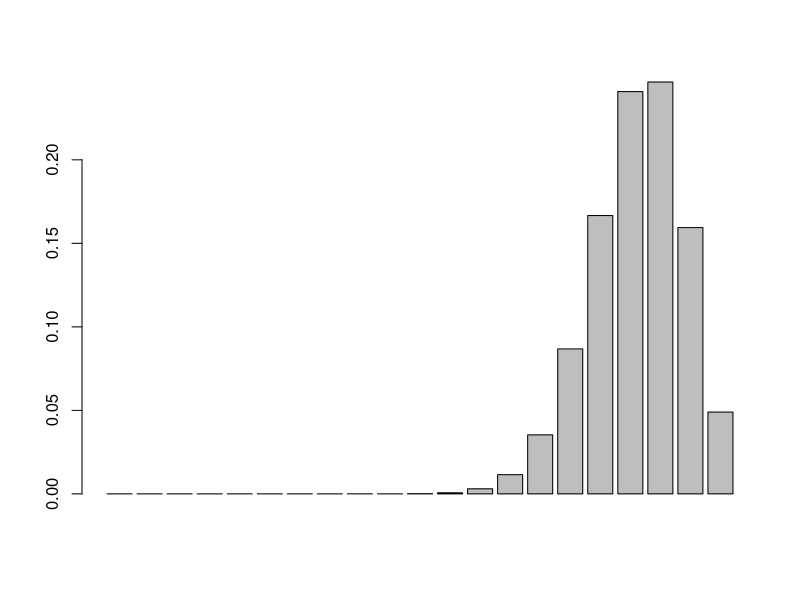
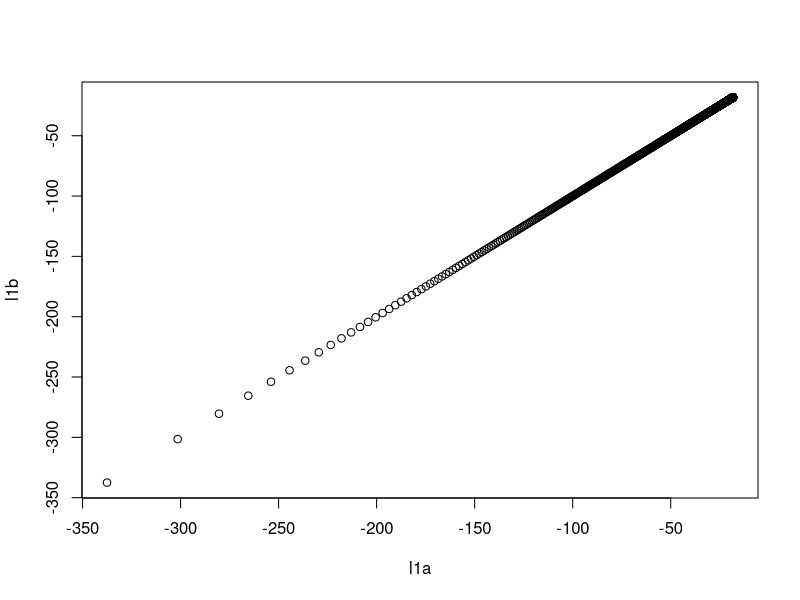
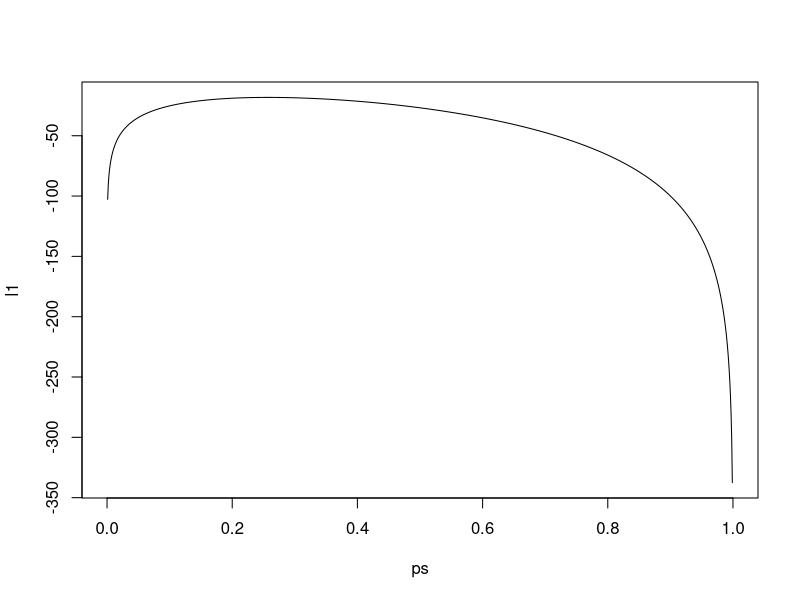
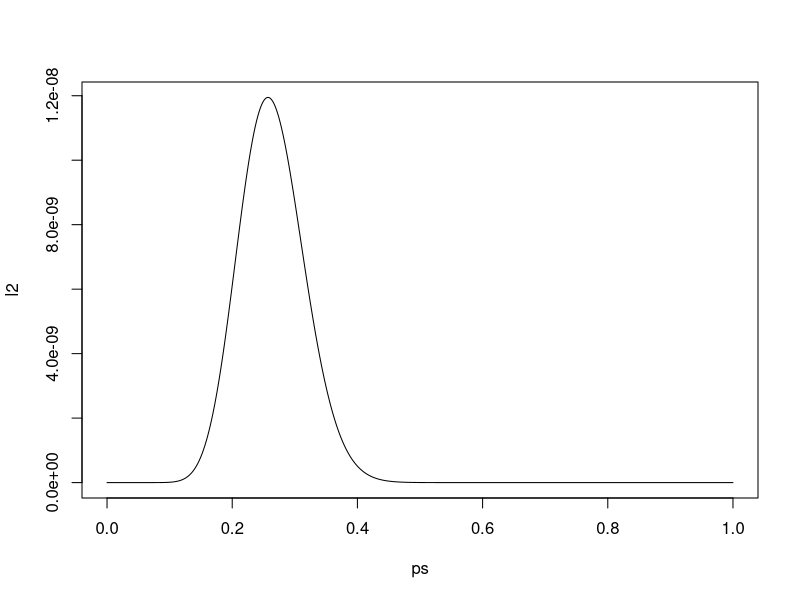
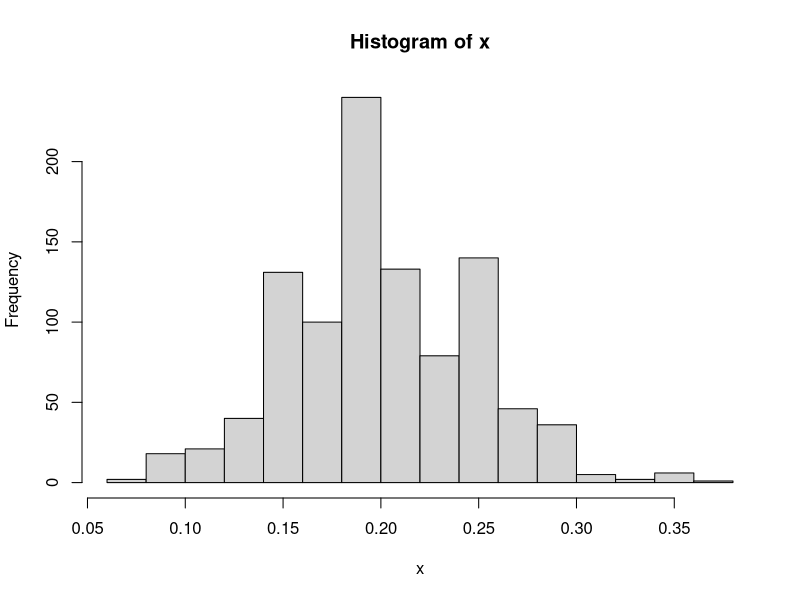

The R script that drew these images, in order:
# Exc 3 (week 3)

# 20 birds, binomial distribution with p = 0.86
# What is the probability that 10 birds arrive

binomial_pmf <- function(n, k, p) {
  choose(n, k) * p^k * (1 - p)^(n - k)
}

binomial_pmf(n = 20, k = 10, p = 0.86)

binomial_pmf(n = 20, k = 1:30, p = 0.86) 
binomial_pmf(n = 20, k = 1:30, p = 0.86) >= 0
sum(binomial_pmf(n = 20, k = 1:30, p = 0.86))

barplot(dbinom(0:20, size = 20, prob = 0.86))

# At least 10 birds
sum(dbinom(10:20, size = 20, prob = 0.86))
pbinom(10, size = 20, prob = 0.86)
pbinom(20, size = 20, prob = 0.86)
?pbinom

sum(dbinom(10:20, size = 20, prob = 0.86))
pbinom(9, size = 20, prob = 0.86, lower.tail = FALSE)

1 - pbinom(9, size = 20, prob = 0.86)

qbinom(0.52, size = 20, prob = 0.86)


# More than 5 and less than 16 birds
sum(dbinom(6:15, size = 20, prob = 0.86))


# Working with distributions ins R
rbinom(20, 1, prob = 0.86 )
?rbinom
rbinom(20, 5, prob = 0.86 )
mean(rbinom(2e6, 1, prob = 0.86 ))


l <- list(a = 1:10, b = 3, c = 1:5)
l


a = 1:10
a[1]
`[`(a, 1)

2 + 3
`+`(2, 3)
length(a)

# Exercise 1 (Week 4; 5. Inference)

# Observed data
y <- c(1, 10, 2, 5, 0)

likelihood <- function(N, k, p) {
  sum(log(choose(N, k)) + k * log(p) + (N - k) * log(1 - p))
}

likelihood(14, k = y, p = 0.4)

sum(dbinom(y, size = 14, prob = 0.4, log = TRUE))
prod(dbinom(y, size = 14, prob = 0.4))

ps <- seq(0, 1, len = 1000)

l1 <- c()
l2 <- c()

for (i in ps) {
  l1 <- c(l1, likelihood(14, y, i)) 
  l2 <- c(l2, prod(dbinom(y, size = 14, prob = i)))
}

l1 <- numeric(length = length(ps))
for (i in 1:length(l1)) {
  l1[i] <- likelihood(14, y, ps[i])
}

l1a <- sapply(ps, function(p) likelihood(14, y, p))
l1b <- sapply(ps, likelihood, N = 14, k = y)
plot(l1a, l1b)


plot(ps, l1, type = "l")
ps[which.max(l1)]

plot(ps, l2, type = "l")
ps[which.max(l2)]


# Sampling distribution
sum(y) / (5 * 14)

x <- rbinom(5, 14, prob = 0.2)
p <- sum(x) / 70
p
# SE
sqrt((p * (1 - p)) / sum(x))

x <- sapply(1:1000, function(i) {
 sum(rbinom(5, 14, 0.2) / 70) 
})

hist(x)
sd(x)
